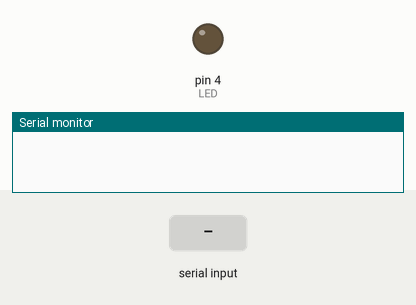
This sketch was run on a simulated Arduino Uno, built with avr-gcc and run on an emulated ATmega328P. On the bench: output pins drawn as LEDs (lit = HIGH), the last lines printed to the serial monitor. The inputs (shaded band) are chosen by the test bench.

Above: at 1.2 s.
1.3 s: "1" received over the second serial link
At 1.7 s:
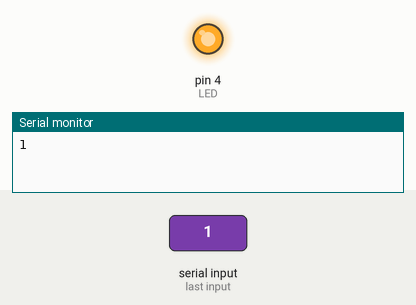
2.8 s: "2" received over the second serial link
At 4.1 s:
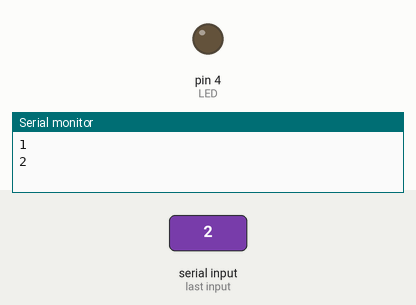
Timing chart, 0 to 5.8 s (numbered marks = the images above; inputs shaded):
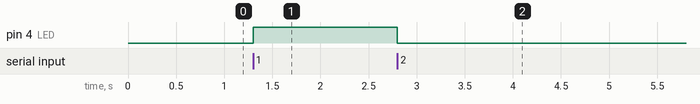

Measured:
- after the input at 1.3 s, pin 4 (LED): LOW → HIGH at once
- after the input at 2.8 s, pin 4 (LED): HIGH → LOW at once

The sketch:

TICs_Bluetooth.ino
```cpp
#include <SoftwareSerial.h>

SoftwareSerial Insano(10,11);

#define LED 4

char orden;

void setup() {
  Serial.begin(9600);
  Insano.begin(38400);
  pinMode(LED, OUTPUT);
  digitalWrite(LED, LOW);
}

void loop() {
  if(Insano.available())
  {
    orden = Insano.read();
    Serial.println(orden);
    if(orden == '1')
    {
      digitalWrite(LED, HIGH);
    }

    else if(orden == '2')
    {
      digitalWrite(LED, LOW);
    }
  }


  if(Serial.available())
  {
    Insano.write(Serial.read());
  }
}
```
